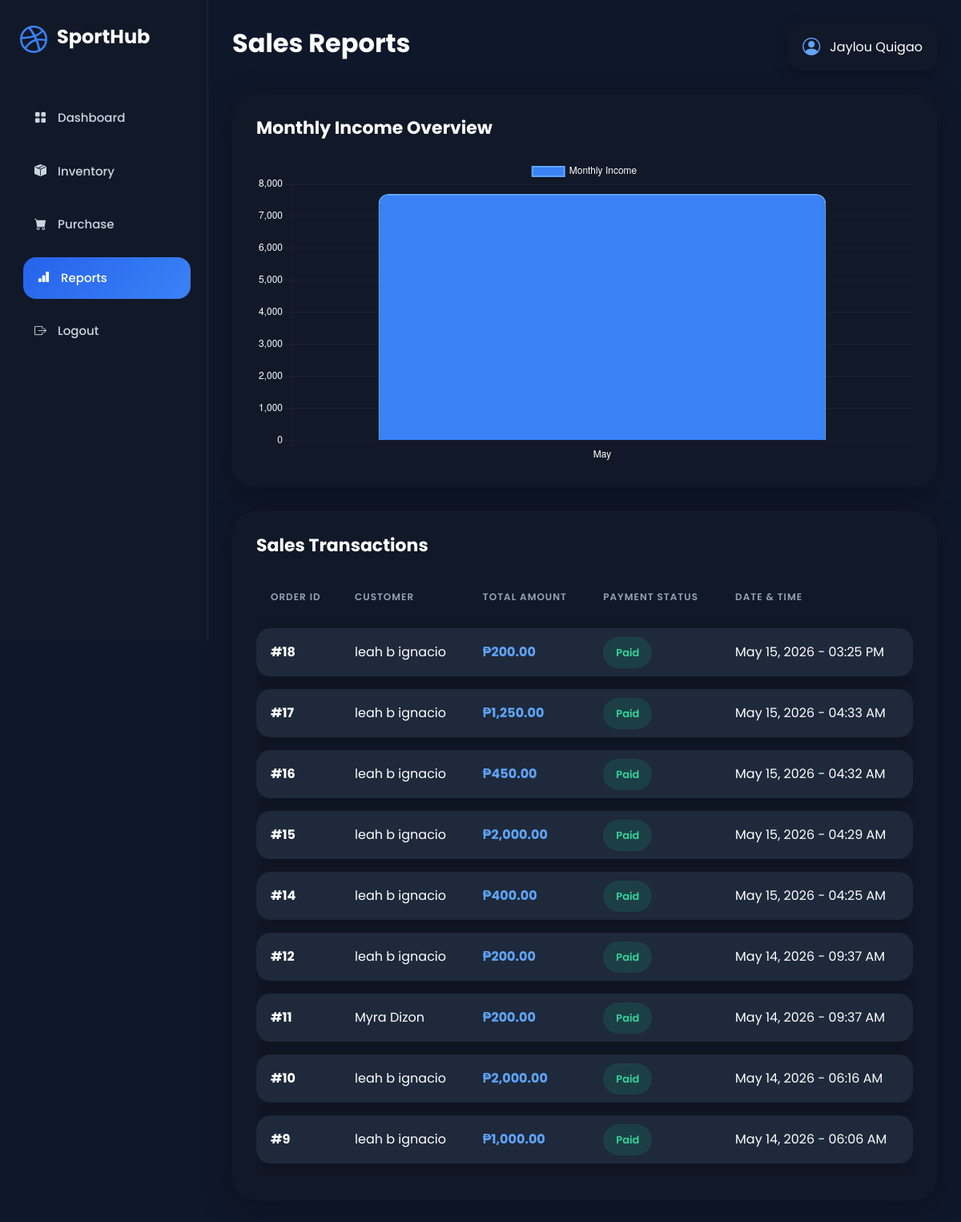
The page /admin/reports.php (signed in) on the database its author committed.
### tables this page shows
CREATE TABLE `orders` (
  `order_id` int(11) NOT NULL,
  `customer_id` int(11) DEFAULT NULL,
  `total_amount` decimal(10,2) DEFAULT NULL,
  `payment_status` varchar(50) DEFAULT NULL,
  `order_date` timestamp NOT NULL DEFAULT current_timestamp()
);

CREATE TABLE `customers` (
  `customer_id` int(11) NOT NULL,
  `fullname` varchar(150) NOT NULL,
  `email` varchar(150) NOT NULL,
  `address` text NOT NULL,
  `password` varchar(255) NOT NULL,
  `created_at` timestamp NOT NULL DEFAULT current_timestamp()
);

### admin/reports.php (the view, shortened to what this page needs)
<?php
include '../config/db.php';
$reports = $conn->query("
SELECT
    orders.order_id,
    customers.fullname,
    orders.total_amount,
    orders.payment_status,
    orders.order_date
FROM orders
JOIN customers
ON orders.customer_id = customers.customer_id
ORDER BY orders.order_date DESC
");
$monthlyIncome = $conn->query("
SELECT
    MONTH(order_date) AS month_num,
    DATE_FORMAT(order_date, '%b') AS month_name,
    SUM(total_amount) AS total_income
FROM orders
WHERE payment_status = 'Paid'
GROUP BY MONTH(order_date)
ORDER BY MONTH(order_date)
");
$months = [];
$income = [];
while($row = $monthlyIncome->fetch()){
    $months[] = $row['month_name'];
    $income[] = $row['total_income'];
}
?>
<!DOCTYPE html>
<html lang="en">
<head>
<link href="https://cdn.jsdelivr.net/npm/bootstrap@5.3.3/dist/css/bootstrap.min.css" rel="stylesheet">
<link rel="stylesheet"
href="https://cdn.jsdelivr.net/npm/bootstrap-icons@1.11.3/font/bootstrap-icons.min.css">
</head>
<body>
<div class="sidebar">
    <div class="logo">
        <i class="bi bi-dribbble"></i>
        <h2>SportHub</h2>
    </div>
    <ul class="sidebar-menu">
        <li>
            <a href="dashboard.php">
                <i class="bi bi-grid-fill"></i>
                Dashboard
            </a>
        </li>
        <li>
            <a href="inventory.php">
                <i class="bi bi-box-seam-fill"></i>
                Inventory
            </a>
        </li>
        <li>
            <a href="purchase.php">
                <i class="bi bi-cart-fill"></i>
                Purchase
            </a>
        </li>
        <li>
            <a href="reports.php" class="active">
                <i class="bi bi-bar-chart-fill"></i>
                Reports
            </a>
        </li>
        <li>
            <a href="../auth/logout.php">
                <i class="bi bi-box-arrow-right"></i>
                Logout
            </a>
        </li>
    </ul>
</div>
<div class="main-content">
    <div class="topbar">
        <h1>Sales Reports</h1>
        <div class="admin-box">
            <i class="bi bi-person-circle"></i>
            <span><?= $_SESSION['fullname']; ?></span>
        </div>
    </div>
    <div class="report-card">
        <h3 class="card-title-custom">
            Monthly Income Overview
        </h3>
        <div class="chart-container">
            <canvas id="incomeChart"></canvas>
        </div>
    </div>
    <div class="report-card">
        <h3 class="card-title-custom">
            Sales Transactions
        </h3>
        <div class="table-wrapper">
            <table class="report-table">
                <thead>
                    <tr>
                        <th>Order ID</th>
                        <th>Customer</th>
                        <th>Total Amount</th>
                        <th>Payment Status</th>
                        <th>Date & Time</th>
                    </tr>
                </thead>
                <tbody>
                    <?php while($row = $reports->fetch()) { ?>
                    <?php
                    $statusClass = "pending";
                    if(strtolower($row['payment_status']) == "paid"){
                        $statusClass = "paid";
                    }
                    ?>
                    <tr>
                        <td>
                            <strong>
                                #<?= $row['order_id'] ?>
                            </strong>
                        </td>
                        <td>
                            <?= $row['fullname'] ?>
                        </td>
                        <td>
                            <span class="amount">
                                ₱<?= number_format($row['total_amount'],2) ?>
                            </span>
                        </td>
                        <td>
                            <span class="status-badge <?= $statusClass ?>">
                                <?= $row['payment_status'] ?>
                            </span>
                        </td>
                        <td>
                            <?= date("F d, Y - h:i A", strtotime($row['order_date'])) ?>
                        </td>
                    </tr>
                    <?php } ?>
                </tbody>
            </table>
        </div>
    </div>
</div>
<script>
const ctx = document.getElementById('incomeChart');
new Chart(ctx, {
    type: 'bar',
    data: {
        labels: <?= json_encode($months) ?>,
        datasets: [{
            label: 'Monthly Income',
            data: <?= json_encode($income) ?>,
            borderWidth: 2,
            borderRadius: 12,
            backgroundColor: '#3b82f6',
            borderColor: '#60a5fa'
        }]
    },
    options: {
        responsive:true,
        maintainAspectRatio:false,
        plugins:{
            legend:{
                labels:{
                    color:'white'
                }
            }
        },
        scales:{
            x:{
                ticks:{
                    color:'white'
                },
                grid:{
                    color:'rgba(255,255,255,0.05)'
                }
            },
            y:{
                ticks:{
                    color:'white'
                },
                grid:{
                    color:'rgba(255,255,255,0.05)'
                }
            }
        }
    }
});
</script>
</body>
</html>

### admin/reports.php (style rules this page uses)
* { margin:0; padding:0; box-sizing:border-box; font-family:'Poppins',sans-serif; }
body { background:#0f172a; color:white; overflow-x:hidden; }
.sidebar { position:fixed; width:260px; height:100vh; background:#111827; padding:25px; border-right:1px solid rgba(255,255,255,0.06); }
.logo { display:flex; align-items:center; gap:12px; margin-bottom:45px; }
.logo i { font-size:34px; color:#3b82f6; }
.logo h2 { font-size:24px; font-weight:700; }
.sidebar-menu { list-style:none; padding:0; }
.sidebar-menu li { margin-bottom:14px; }
.sidebar-menu a { text-decoration:none; color:#cbd5e1; display:flex; align-items:center; gap:14px; padding:15px 18px; border-radius:16px; transition:0.3s; font-size:15px; font-weight:500; }
.sidebar-menu a:hover, .sidebar-menu .active { background:linear-gradient(135deg,#2563eb,#3b82f6); color:white; transform:translateX(4px); }
.main-content { margin-left:260px; padding:30px; }
.topbar { display:flex; justify-content:space-between; align-items:center; margin-bottom:30px; }
.topbar h1 { font-size:32px; font-weight:700; }
.admin-box { background:#111827; padding:12px 18px; border-radius:16px; display:flex; align-items:center; gap:12px; box-shadow:0 5px 20px rgba(0,0,0,0.2); }
.admin-box i { font-size:22px; color:#60a5fa; }
.report-card { background:#111827; border-radius:28px; padding:30px; margin-bottom:30px; box-shadow:0 10px 40px rgba(0,0,0,0.25); }
.card-title-custom { font-size:22px; font-weight:700; margin-bottom:25px; }
.chart-container { width:100%; height:380px; }
.table-wrapper { overflow-x:auto; }
.report-table { width:100%; border-collapse:separate; border-spacing:0 16px; }
.report-table thead th { padding:0 18px 14px; color:#94a3b8; font-size:12px; font-weight:600; text-transform:uppercase; border:none; letter-spacing:1px; }
.report-table tbody tr { background:#1e293b; transition:0.3s; box-shadow:0 8px 25px rgba(0,0,0,0.18); }
.report-table tbody td { padding:18px; border:none; vertical-align:middle; }
.report-table tbody td:first-child { border-top-left-radius:18px; border-bottom-left-radius:18px; }
.report-table tbody td:last-child { border-top-right-radius:18px; border-bottom-right-radius:18px; }
.status-badge { padding:10px 16px; border-radius:50px; font-size:13px; font-weight:600; }
.paid { background:rgba(16,185,129,0.15); color:#34d399; }
.amount { color:#60a5fa; font-weight:700; }

### rows shown on the page
orders: order_id "18", customer.fullname "leah b ignacio", total_amount "200.00", payment_status "Paid", order_date "May 15, 2026 - 03:25 PM"
orders: order_id "17", customer.fullname "leah b ignacio", total_amount "1,250.00", payment_status "Paid", order_date "May 15, 2026 - 04:33 AM"
orders: order_id "16", customer.fullname "leah b ignacio", total_amount "450.00", payment_status "Paid", order_date "May 15, 2026 - 04:32 AM"
orders: order_id "15", customer.fullname "leah b ignacio", total_amount "2,000.00", payment_status "Paid", order_date "May 15, 2026 - 04:29 AM"
orders: order_id "14", customer.fullname "leah b ignacio", total_amount "400.00", payment_status "Paid", order_date "May 15, 2026 - 04:25 AM"
orders: order_id "12", customer.fullname "leah b ignacio", total_amount "200.00", payment_status "Paid", order_date "May 14, 2026 - 09:37 AM"
orders: order_id "11", customer.fullname "Myra Dizon", total_amount "200.00", payment_status "Paid", order_date "May 14, 2026 - 09:37 AM"
orders: order_id "10", customer.fullname "leah b ignacio", total_amount "2,000.00", payment_status "Paid", order_date "May 14, 2026 - 06:16 AM"
orders: order_id "9", customer.fullname "leah b ignacio", total_amount "1,000.00", payment_status "Paid", order_date "May 14, 2026 - 06:06 AM"

### other values the page prints
$_SESSION['fullname'] "Jaylou Quigao"
chart data {{ json_encode($months) }} ["May"]
chart data {{ json_encode($income) }} ["7700.00"]
